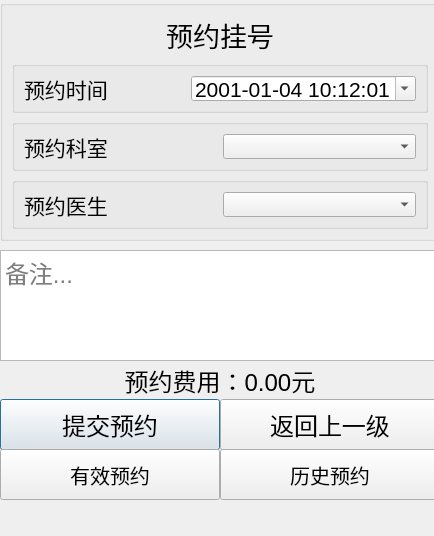
<?xml version="1.0" encoding="UTF-8"?>
<ui version="4.0">
 <class>Dialog</class>
 <widget class="QDialog" name="Dialog">
  <property name="geometry">
   <rect>
    <x>0</x>
    <y>0</y>
    <width>434</width>
    <height>536</height>
   </rect>
  </property>
  <property name="windowTitle">
   <string>Dialog</string>
  </property>
  <widget class="QGroupBox" name="groupBox_4">
   <property name="geometry">
    <rect>
     <x>0</x>
     <y>0</y>
     <width>440</width>
     <height>241</height>
    </rect>
   </property>
   <property name="font">
    <font>
     <pointsize>16</pointsize>
    </font>
   </property>
   <property name="title">
    <string/>
   </property>
   <layout class="QVBoxLayout" name="verticalLayout">
    <item>
     <widget class="QLabel" name="label_title">
      <property name="font">
       <font>
        <pointsize>20</pointsize>
       </font>
      </property>
      <property name="text">
       <string>预约挂号</string>
      </property>
      <property name="alignment">
       <set>Qt::AlignCenter</set>
      </property>
     </widget>
    </item>
    <item>
     <widget class="QGroupBox" name="groupBox">
      <property name="font">
       <font>
        <pointsize>16</pointsize>
       </font>
      </property>
      <property name="title">
       <string/>
      </property>
      <layout class="QHBoxLayout" name="horizontalLayout">
       <item>
        <widget class="QLabel" name="label_time">
         <property name="font">
          <font>
           <pointsize>16</pointsize>
          </font>
         </property>
         <property name="text">
          <string>预约时间</string>
         </property>
        </widget>
       </item>
       <item>
        <widget class="QDateTimeEdit" name="dateTimeEdit_time">
         <property name="font">
          <font>
           <pointsize>16</pointsize>
          </font>
         </property>
         <property name="dateTime">
          <datetime>
           <hour>10</hour>
           <minute>12</minute>
           <second>1</second>
           <year>2001</year>
           <month>1</month>
           <day>4</day>
          </datetime>
         </property>
         <property name="displayFormat">
          <string>yyyy-MM-dd HH:mm:ss</string>
         </property>
         <property name="calendarPopup">
          <bool>true</bool>
         </property>
        </widget>
       </item>
      </layout>
     </widget>
    </item>
    <item>
     <widget class="QGroupBox" name="groupBox_dept">
      <property name="font">
       <font>
        <pointsize>16</pointsize>
       </font>
      </property>
      <property name="title">
       <string/>
      </property>
      <layout class="QHBoxLayout" name="horizontalLayout_2">
       <item>
        <widget class="QLabel" name="label_dept">
         <property name="font">
          <font>
           <pointsize>16</pointsize>
          </font>
         </property>
         <property name="text">
          <string>预约科室</string>
         </property>
        </widget>
       </item>
       <item>
        <widget class="QComboBox" name="comboBox_dept">
         <property name="font">
          <font>
           <pointsize>16</pointsize>
          </font>
         </property>
        </widget>
       </item>
      </layout>
     </widget>
    </item>
    <item>
     <widget class="QGroupBox" name="groupBox_doctor">
      <property name="font">
       <font>
        <pointsize>16</pointsize>
       </font>
      </property>
      <property name="title">
       <string/>
      </property>
      <layout class="QHBoxLayout" name="horizontalLayout_3">
       <item>
        <widget class="QLabel" name="label_doctor">
         <property name="font">
          <font>
           <pointsize>16</pointsize>
          </font>
         </property>
         <property name="text">
          <string>预约医生</string>
         </property>
        </widget>
       </item>
       <item>
        <widget class="QComboBox" name="comboBox_doctor">
         <property name="font">
          <font>
           <pointsize>16</pointsize>
          </font>
         </property>
        </widget>
       </item>
      </layout>
     </widget>
    </item>
   </layout>
  </widget>
  <widget class="QTextEdit" name="textEdit">
   <property name="geometry">
    <rect>
     <x>0</x>
     <y>250</y>
     <width>440</width>
     <height>111</height>
    </rect>
   </property>
   <property name="font">
    <font>
     <pointsize>18</pointsize>
    </font>
   </property>
   <property name="placeholderText">
    <string>备注...</string>
   </property>
  </widget>
  <widget class="QPushButton" name="pushButton_submit">
   <property name="geometry">
    <rect>
     <x>0</x>
     <y>399</y>
     <width>220</width>
     <height>51</height>
    </rect>
   </property>
   <property name="font">
    <font>
     <pointsize>18</pointsize>
    </font>
   </property>
   <property name="text">
    <string>提交预约</string>
   </property>
  </widget>
  <widget class="QPushButton" name="pushButton_now">
   <property name="geometry">
    <rect>
     <x>0</x>
     <y>449</y>
     <width>220</width>
     <height>51</height>
    </rect>
   </property>
   <property name="font">
    <font>
     <pointsize>15</pointsize>
    </font>
   </property>
   <property name="text">
    <string>有效预约</string>
   </property>
  </widget>
  <widget class="QPushButton" name="pushButton_history">
   <property name="geometry">
    <rect>
     <x>220</x>
     <y>449</y>
     <width>220</width>
     <height>51</height>
    </rect>
   </property>
   <property name="font">
    <font>
     <pointsize>15</pointsize>
    </font>
   </property>
   <property name="text">
    <string>历史预约</string>
   </property>
  </widget>
  <widget class="QPushButton" name="pushButton_back">
   <property name="geometry">
    <rect>
     <x>220</x>
     <y>399</y>
     <width>220</width>
     <height>51</height>
    </rect>
   </property>
   <property name="font">
    <font>
     <pointsize>18</pointsize>
    </font>
   </property>
   <property name="text">
    <string>返回上一级</string>
   </property>
  </widget>
  <widget class="QLabel" name="label_fee">
   <property name="geometry">
    <rect>
     <x>0</x>
     <y>360</y>
     <width>440</width>
     <height>41</height>
    </rect>
   </property>
   <property name="font">
    <font>
     <pointsize>18</pointsize>
    </font>
   </property>
   <property name="text">
    <string>预约费用：0.00元</string>
   </property>
   <property name="alignment">
    <set>Qt::AlignCenter</set>
   </property>
  </widget>
  <widget class="QLabel" name="label_warning">
   <property name="geometry">
    <rect>
     <x>0</x>
     <y>500</y>
     <width>431</width>
     <height>31</height>
    </rect>
   </property>
   <property name="text">
    <string/>
   </property>
  </widget>
 </widget>
 <resources/>
 <connections/>
</ui>
